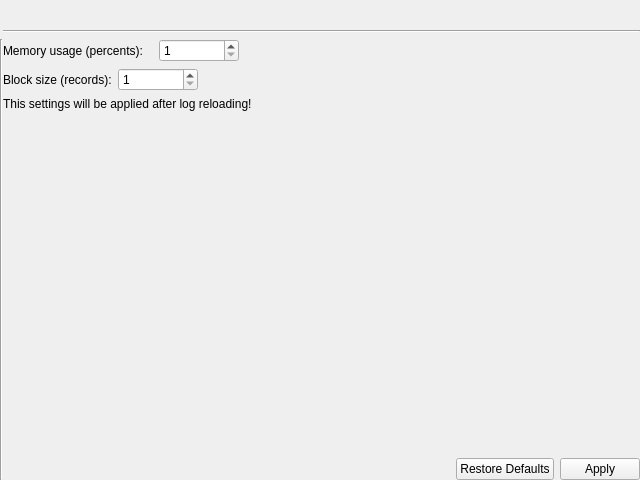
<?xml version="1.0" encoding="UTF-8"?>
<ui version="4.0">
 <class>GeneralCoreSettings</class>
 <widget class="QWidget" name="GeneralCoreSettings">
  <property name="geometry">
   <rect>
    <x>0</x>
    <y>0</y>
    <width>640</width>
    <height>480</height>
   </rect>
  </property>
  <property name="windowTitle">
   <string>GeneralCoreSettingsWidget</string>
  </property>
  <layout class="QGridLayout" name="gridLayout">
   <property name="leftMargin">
    <number>0</number>
   </property>
   <property name="topMargin">
    <number>6</number>
   </property>
   <property name="rightMargin">
    <number>0</number>
   </property>
   <property name="bottomMargin">
    <number>0</number>
   </property>
   <property name="horizontalSpacing">
    <number>0</number>
   </property>
   <property name="verticalSpacing">
    <number>6</number>
   </property>
   <item row="0" column="1">
    <widget class="QLabel" name="settingsNameLabel">
     <property name="sizePolicy">
      <sizepolicy hsizetype="Preferred" vsizetype="Maximum">
       <horstretch>0</horstretch>
       <verstretch>0</verstretch>
      </sizepolicy>
     </property>
     <property name="font">
      <font>
       <pointsize>12</pointsize>
       <weight>75</weight>
       <bold>true</bold>
      </font>
     </property>
     <property name="lineWidth">
      <number>1</number>
     </property>
     <property name="text">
      <string/>
     </property>
    </widget>
   </item>
   <item row="1" column="1">
    <widget class="Line" name="line">
     <property name="orientation">
      <enum>Qt::Horizontal</enum>
     </property>
    </widget>
   </item>
   <item row="2" column="1">
    <layout class="QGridLayout" name="gridLayout_11">
     <item row="0" column="1">
      <layout class="QGridLayout" name="gridLayout_12">
       <item row="0" column="0">
        <widget class="QLabel" name="memoryUsageLabel">
         <property name="sizePolicy">
          <sizepolicy hsizetype="Fixed" vsizetype="Preferred">
           <horstretch>0</horstretch>
           <verstretch>0</verstretch>
          </sizepolicy>
         </property>
         <property name="minimumSize">
          <size>
           <width>150</width>
           <height>0</height>
          </size>
         </property>
         <property name="maximumSize">
          <size>
           <width>16777215</width>
           <height>16777215</height>
          </size>
         </property>
         <property name="text">
          <string>Memory usage (percents):</string>
         </property>
        </widget>
       </item>
       <item row="0" column="1">
        <widget class="QSpinBox" name="memoryUsageSpinBox">
         <property name="sizePolicy">
          <sizepolicy hsizetype="Fixed" vsizetype="Fixed">
           <horstretch>0</horstretch>
           <verstretch>0</verstretch>
          </sizepolicy>
         </property>
         <property name="minimumSize">
          <size>
           <width>80</width>
           <height>0</height>
          </size>
         </property>
         <property name="maximumSize">
          <size>
           <width>80</width>
           <height>16777215</height>
          </size>
         </property>
         <property name="minimum">
          <number>1</number>
         </property>
         <property name="maximum">
          <number>100</number>
         </property>
        </widget>
       </item>
       <item row="0" column="2">
        <spacer name="horizontalSpacer">
         <property name="orientation">
          <enum>Qt::Horizontal</enum>
         </property>
         <property name="sizeHint" stdset="0">
          <size>
           <width>40</width>
           <height>20</height>
          </size>
         </property>
        </spacer>
       </item>
      </layout>
     </item>
     <item row="14" column="1">
      <layout class="QGridLayout" name="gridLayout_13">
       <item row="0" column="1">
        <widget class="QDialogButtonBox" name="buttonBox">
         <property name="sizePolicy">
          <sizepolicy hsizetype="Maximum" vsizetype="Fixed">
           <horstretch>0</horstretch>
           <verstretch>0</verstretch>
          </sizepolicy>
         </property>
         <property name="standardButtons">
          <set>QDialogButtonBox::Apply|QDialogButtonBox::RestoreDefaults</set>
         </property>
        </widget>
       </item>
       <item row="0" column="0">
        <spacer name="horizontalSpacer_8">
         <property name="orientation">
          <enum>Qt::Horizontal</enum>
         </property>
         <property name="sizeHint" stdset="0">
          <size>
           <width>40</width>
           <height>20</height>
          </size>
         </property>
        </spacer>
       </item>
      </layout>
     </item>
     <item row="12" column="1">
      <spacer name="verticalSpacer_4">
       <property name="orientation">
        <enum>Qt::Vertical</enum>
       </property>
       <property name="sizeHint" stdset="0">
        <size>
         <width>20</width>
         <height>40</height>
        </size>
       </property>
      </spacer>
     </item>
     <item row="6" column="1">
      <layout class="QGridLayout" name="gridLayout_2">
       <item row="0" column="0">
        <widget class="QLabel" name="blockSizeLabel">
         <property name="sizePolicy">
          <sizepolicy hsizetype="Fixed" vsizetype="Preferred">
           <horstretch>0</horstretch>
           <verstretch>0</verstretch>
          </sizepolicy>
         </property>
         <property name="minimumSize">
          <size>
           <width>0</width>
           <height>0</height>
          </size>
         </property>
         <property name="maximumSize">
          <size>
           <width>16777215</width>
           <height>16777215</height>
          </size>
         </property>
         <property name="text">
          <string>Block size (records):</string>
         </property>
        </widget>
       </item>
       <item row="0" column="1">
        <widget class="QSpinBox" name="blockSizeSpinBox">
         <property name="sizePolicy">
          <sizepolicy hsizetype="Fixed" vsizetype="Fixed">
           <horstretch>0</horstretch>
           <verstretch>0</verstretch>
          </sizepolicy>
         </property>
         <property name="minimumSize">
          <size>
           <width>80</width>
           <height>0</height>
          </size>
         </property>
         <property name="maximumSize">
          <size>
           <width>80</width>
           <height>16777215</height>
          </size>
         </property>
         <property name="minimum">
          <number>1</number>
         </property>
         <property name="maximum">
          <number>100000</number>
         </property>
        </widget>
       </item>
       <item row="0" column="2">
        <spacer name="horizontalSpacer_2">
         <property name="orientation">
          <enum>Qt::Horizontal</enum>
         </property>
         <property name="sizeHint" stdset="0">
          <size>
           <width>40</width>
           <height>20</height>
          </size>
         </property>
        </spacer>
       </item>
      </layout>
     </item>
     <item row="7" column="1">
      <layout class="QGridLayout" name="gridLayout_3">
       <item row="0" column="0">
        <widget class="QLabel" name="warningLabel">
         <property name="palette">
          <palette>
           <active>
            <colorrole role="WindowText">
             <brush brushstyle="SolidPattern">
              <color alpha="255">
               <red>0</red>
               <green>0</green>
               <blue>0</blue>
              </color>
             </brush>
            </colorrole>
            <colorrole role="Text">
             <brush brushstyle="SolidPattern">
              <color alpha="255">
               <red>0</red>
               <green>0</green>
               <blue>0</blue>
              </color>
             </brush>
            </colorrole>
           </active>
           <inactive>
            <colorrole role="WindowText">
             <brush brushstyle="SolidPattern">
              <color alpha="255">
               <red>0</red>
               <green>0</green>
               <blue>0</blue>
              </color>
             </brush>
            </colorrole>
            <colorrole role="Text">
             <brush brushstyle="SolidPattern">
              <color alpha="255">
               <red>0</red>
               <green>0</green>
               <blue>0</blue>
              </color>
             </brush>
            </colorrole>
           </inactive>
           <disabled>
            <colorrole role="WindowText">
             <brush brushstyle="SolidPattern">
              <color alpha="255">
               <red>116</red>
               <green>116</green>
               <blue>116</blue>
              </color>
             </brush>
            </colorrole>
            <colorrole role="Text">
             <brush brushstyle="SolidPattern">
              <color alpha="255">
               <red>116</red>
               <green>116</green>
               <blue>116</blue>
              </color>
             </brush>
            </colorrole>
           </disabled>
          </palette>
         </property>
         <property name="text">
          <string>This settings will be applied after log reloading!</string>
         </property>
         <property name="wordWrap">
          <bool>true</bool>
         </property>
        </widget>
       </item>
      </layout>
     </item>
    </layout>
   </item>
   <item row="2" column="0">
    <widget class="Line" name="line_2">
     <property name="orientation">
      <enum>Qt::Vertical</enum>
     </property>
    </widget>
   </item>
  </layout>
 </widget>
 <layoutdefault spacing="6" margin="11"/>
 <resources/>
 <connections/>
</ui>
